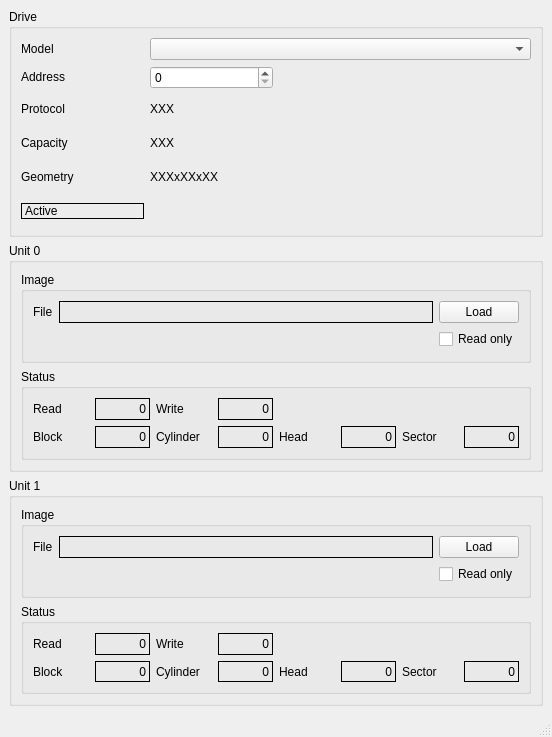
<?xml version="1.0" encoding="UTF-8"?>
<ui version="4.0">
 <class>MainWindow</class>
 <widget class="QMainWindow" name="MainWindow">
  <property name="geometry">
   <rect>
    <x>0</x>
    <y>0</y>
    <width>552</width>
    <height>737</height>
   </rect>
  </property>
  <property name="windowTitle">
   <string>HP disk simulator v1.0</string>
  </property>
  <widget class="QWidget" name="centralwidget">
   <layout class="QVBoxLayout" name="verticalLayout">
    <item>
     <widget class="QGroupBox" name="drive">
      <property name="title">
       <string>Drive</string>
      </property>
      <layout class="QGridLayout" name="gridLayout">
       <item row="3" column="0" alignment="Qt::AlignVCenter">
        <widget class="QLabel" name="label_3">
         <property name="text">
          <string>Protocol</string>
         </property>
        </widget>
       </item>
       <item row="4" column="0" alignment="Qt::AlignVCenter">
        <widget class="QLabel" name="label_4">
         <property name="text">
          <string>Capacity</string>
         </property>
        </widget>
       </item>
       <item row="0" column="0" alignment="Qt::AlignVCenter">
        <widget class="QLabel" name="label">
         <property name="text">
          <string>Model</string>
         </property>
        </widget>
       </item>
       <item row="2" column="0" alignment="Qt::AlignVCenter">
        <widget class="QLabel" name="label_2">
         <property name="text">
          <string>Address</string>
         </property>
        </widget>
       </item>
       <item row="6" column="0" alignment="Qt::AlignVCenter">
        <widget class="QLabel" name="drive_active">
         <property name="enabled">
          <bool>true</bool>
         </property>
         <property name="frameShape">
          <enum>QFrame::Box</enum>
         </property>
         <property name="frameShadow">
          <enum>QFrame::Plain</enum>
         </property>
         <property name="text">
          <string>Active</string>
         </property>
        </widget>
       </item>
       <item row="5" column="0" alignment="Qt::AlignVCenter">
        <widget class="QLabel" name="label_6">
         <property name="text">
          <string>Geometry</string>
         </property>
        </widget>
       </item>
       <item row="0" column="1" colspan="3">
        <widget class="QComboBox" name="drive_model"/>
       </item>
       <item row="2" column="1">
        <widget class="QSpinBox" name="drive_addr">
         <property name="maximum">
          <number>7</number>
         </property>
        </widget>
       </item>
       <item row="3" column="1">
        <widget class="QLabel" name="drive_protocol">
         <property name="text">
          <string>XXX</string>
         </property>
        </widget>
       </item>
       <item row="4" column="1">
        <widget class="QLabel" name="drive_capacity">
         <property name="text">
          <string>XXX</string>
         </property>
        </widget>
       </item>
       <item row="5" column="1">
        <widget class="QLabel" name="drive_geometry">
         <property name="text">
          <string>XXXxXXxXX</string>
         </property>
        </widget>
       </item>
      </layout>
     </widget>
    </item>
    <item>
     <widget class="QGroupBox" name="unit0">
      <property name="title">
       <string>Unit 0</string>
      </property>
      <layout class="QVBoxLayout" name="verticalLayout_2">
       <item>
        <widget class="QGroupBox" name="groupBox_3">
         <property name="title">
          <string>Image</string>
         </property>
         <layout class="QGridLayout" name="gridLayout_2">
          <item row="0" column="0">
           <widget class="QLabel" name="label_10">
            <property name="text">
             <string>File</string>
            </property>
           </widget>
          </item>
          <item row="0" column="1">
           <widget class="QLabel" name="unit0_file">
            <property name="sizePolicy">
             <sizepolicy hsizetype="Preferred" vsizetype="Preferred">
              <horstretch>2</horstretch>
              <verstretch>0</verstretch>
             </sizepolicy>
            </property>
            <property name="frameShape">
             <enum>QFrame::Box</enum>
            </property>
            <property name="text">
             <string/>
            </property>
           </widget>
          </item>
          <item row="0" column="2">
           <widget class="QPushButton" name="unit0_load">
            <property name="sizePolicy">
             <sizepolicy hsizetype="Minimum" vsizetype="Fixed">
              <horstretch>0</horstretch>
              <verstretch>0</verstretch>
             </sizepolicy>
            </property>
            <property name="text">
             <string>Load</string>
            </property>
           </widget>
          </item>
          <item row="1" column="2">
           <widget class="QCheckBox" name="unit0_readonly">
            <property name="text">
             <string>Read only</string>
            </property>
           </widget>
          </item>
         </layout>
        </widget>
       </item>
       <item>
        <widget class="QGroupBox" name="groupBox_4">
         <property name="title">
          <string>Status</string>
         </property>
         <layout class="QGridLayout" name="gridLayout_3">
          <item row="0" column="0">
           <widget class="QLabel" name="label_21">
            <property name="autoFillBackground">
             <bool>false</bool>
            </property>
            <property name="frameShape">
             <enum>QFrame::NoFrame</enum>
            </property>
            <property name="text">
             <string>Read</string>
            </property>
           </widget>
          </item>
          <item row="1" column="0">
           <widget class="QLabel" name="label_14">
            <property name="text">
             <string>Block</string>
            </property>
           </widget>
          </item>
          <item row="1" column="1">
           <widget class="QLabel" name="unit0_lba">
            <property name="frameShape">
             <enum>QFrame::Box</enum>
            </property>
            <property name="text">
             <string>0</string>
            </property>
            <property name="alignment">
             <set>Qt::AlignRight|Qt::AlignTrailing|Qt::AlignVCenter</set>
            </property>
           </widget>
          </item>
          <item row="1" column="2">
           <widget class="QLabel" name="label_16">
            <property name="text">
             <string>Cylinder</string>
            </property>
           </widget>
          </item>
          <item row="1" column="3">
           <widget class="QLabel" name="unit0_cyl">
            <property name="frameShape">
             <enum>QFrame::Box</enum>
            </property>
            <property name="text">
             <string>0</string>
            </property>
            <property name="alignment">
             <set>Qt::AlignRight|Qt::AlignTrailing|Qt::AlignVCenter</set>
            </property>
           </widget>
          </item>
          <item row="1" column="4">
           <widget class="QLabel" name="label_18">
            <property name="text">
             <string>Head</string>
            </property>
           </widget>
          </item>
          <item row="1" column="5">
           <widget class="QLabel" name="unit0_head">
            <property name="frameShape">
             <enum>QFrame::Box</enum>
            </property>
            <property name="text">
             <string>0</string>
            </property>
            <property name="alignment">
             <set>Qt::AlignRight|Qt::AlignTrailing|Qt::AlignVCenter</set>
            </property>
           </widget>
          </item>
          <item row="1" column="6">
           <widget class="QLabel" name="label_20">
            <property name="text">
             <string>Sector</string>
            </property>
           </widget>
          </item>
          <item row="1" column="7">
           <widget class="QLabel" name="unit0_sec">
            <property name="frameShape">
             <enum>QFrame::Box</enum>
            </property>
            <property name="text">
             <string>0</string>
            </property>
            <property name="alignment">
             <set>Qt::AlignRight|Qt::AlignTrailing|Qt::AlignVCenter</set>
            </property>
           </widget>
          </item>
          <item row="0" column="2">
           <widget class="QLabel" name="label_23">
            <property name="frameShape">
             <enum>QFrame::NoFrame</enum>
            </property>
            <property name="text">
             <string>Write</string>
            </property>
           </widget>
          </item>
          <item row="0" column="1">
           <widget class="QLabel" name="unit0_read">
            <property name="frameShape">
             <enum>QFrame::Box</enum>
            </property>
            <property name="text">
             <string>0</string>
            </property>
            <property name="alignment">
             <set>Qt::AlignRight|Qt::AlignTrailing|Qt::AlignVCenter</set>
            </property>
           </widget>
          </item>
          <item row="0" column="3">
           <widget class="QLabel" name="unit0_write">
            <property name="frameShape">
             <enum>QFrame::Box</enum>
            </property>
            <property name="text">
             <string>0</string>
            </property>
            <property name="alignment">
             <set>Qt::AlignRight|Qt::AlignTrailing|Qt::AlignVCenter</set>
            </property>
           </widget>
          </item>
         </layout>
        </widget>
       </item>
      </layout>
     </widget>
    </item>
    <item>
     <widget class="QGroupBox" name="unit1">
      <property name="enabled">
       <bool>true</bool>
      </property>
      <property name="title">
       <string>Unit 1</string>
      </property>
      <layout class="QVBoxLayout" name="verticalLayout_3">
       <item>
        <widget class="QGroupBox" name="groupBox_6">
         <property name="title">
          <string>Image</string>
         </property>
         <layout class="QGridLayout" name="gridLayout_4">
          <item row="0" column="0">
           <widget class="QLabel" name="label_22">
            <property name="text">
             <string>File</string>
            </property>
           </widget>
          </item>
          <item row="0" column="1">
           <widget class="QLabel" name="unit1_file">
            <property name="sizePolicy">
             <sizepolicy hsizetype="Preferred" vsizetype="Preferred">
              <horstretch>2</horstretch>
              <verstretch>0</verstretch>
             </sizepolicy>
            </property>
            <property name="frameShape">
             <enum>QFrame::Box</enum>
            </property>
            <property name="text">
             <string/>
            </property>
           </widget>
          </item>
          <item row="0" column="2">
           <widget class="QPushButton" name="unit1_load">
            <property name="sizePolicy">
             <sizepolicy hsizetype="Minimum" vsizetype="Fixed">
              <horstretch>0</horstretch>
              <verstretch>0</verstretch>
             </sizepolicy>
            </property>
            <property name="text">
             <string>Load</string>
            </property>
           </widget>
          </item>
          <item row="1" column="2">
           <widget class="QCheckBox" name="unit1_readonly">
            <property name="text">
             <string>Read only</string>
            </property>
           </widget>
          </item>
         </layout>
        </widget>
       </item>
       <item>
        <widget class="QGroupBox" name="groupBox_7">
         <property name="title">
          <string>Status</string>
         </property>
         <layout class="QGridLayout" name="gridLayout_5">
          <item row="0" column="0">
           <widget class="QLabel" name="label_24">
            <property name="frameShape">
             <enum>QFrame::NoFrame</enum>
            </property>
            <property name="text">
             <string>Read</string>
            </property>
           </widget>
          </item>
          <item row="1" column="0">
           <widget class="QLabel" name="label_26">
            <property name="text">
             <string>Block</string>
            </property>
           </widget>
          </item>
          <item row="1" column="1">
           <widget class="QLabel" name="unit1_lba">
            <property name="frameShape">
             <enum>QFrame::Box</enum>
            </property>
            <property name="text">
             <string>0</string>
            </property>
            <property name="alignment">
             <set>Qt::AlignRight|Qt::AlignTrailing|Qt::AlignVCenter</set>
            </property>
           </widget>
          </item>
          <item row="1" column="2">
           <widget class="QLabel" name="label_28">
            <property name="text">
             <string>Cylinder</string>
            </property>
           </widget>
          </item>
          <item row="1" column="3">
           <widget class="QLabel" name="unit1_cyl">
            <property name="frameShape">
             <enum>QFrame::Box</enum>
            </property>
            <property name="text">
             <string>0</string>
            </property>
            <property name="alignment">
             <set>Qt::AlignRight|Qt::AlignTrailing|Qt::AlignVCenter</set>
            </property>
           </widget>
          </item>
          <item row="1" column="4">
           <widget class="QLabel" name="label_30">
            <property name="text">
             <string>Head</string>
            </property>
           </widget>
          </item>
          <item row="1" column="5">
           <widget class="QLabel" name="unit1_head">
            <property name="frameShape">
             <enum>QFrame::Box</enum>
            </property>
            <property name="text">
             <string>0</string>
            </property>
            <property name="alignment">
             <set>Qt::AlignRight|Qt::AlignTrailing|Qt::AlignVCenter</set>
            </property>
           </widget>
          </item>
          <item row="1" column="6">
           <widget class="QLabel" name="label_32">
            <property name="text">
             <string>Sector</string>
            </property>
           </widget>
          </item>
          <item row="1" column="7">
           <widget class="QLabel" name="unit1_sec">
            <property name="frameShape">
             <enum>QFrame::Box</enum>
            </property>
            <property name="text">
             <string>0</string>
            </property>
            <property name="alignment">
             <set>Qt::AlignRight|Qt::AlignTrailing|Qt::AlignVCenter</set>
            </property>
           </widget>
          </item>
          <item row="0" column="2">
           <widget class="QLabel" name="label_33">
            <property name="frameShape">
             <enum>QFrame::NoFrame</enum>
            </property>
            <property name="text">
             <string>Write</string>
            </property>
           </widget>
          </item>
          <item row="0" column="1">
           <widget class="QLabel" name="unit1_read">
            <property name="frameShape">
             <enum>QFrame::Box</enum>
            </property>
            <property name="text">
             <string>0</string>
            </property>
            <property name="alignment">
             <set>Qt::AlignRight|Qt::AlignTrailing|Qt::AlignVCenter</set>
            </property>
           </widget>
          </item>
          <item row="0" column="3">
           <widget class="QLabel" name="unit1_write">
            <property name="frameShape">
             <enum>QFrame::Box</enum>
            </property>
            <property name="text">
             <string>0</string>
            </property>
            <property name="alignment">
             <set>Qt::AlignRight|Qt::AlignTrailing|Qt::AlignVCenter</set>
            </property>
           </widget>
          </item>
         </layout>
        </widget>
       </item>
      </layout>
     </widget>
    </item>
   </layout>
  </widget>
  <widget class="QStatusBar" name="statusbar"/>
 </widget>
 <tabstops>
  <tabstop>drive_model</tabstop>
  <tabstop>drive_addr</tabstop>
  <tabstop>unit0_load</tabstop>
  <tabstop>unit0_readonly</tabstop>
  <tabstop>unit1_load</tabstop>
  <tabstop>unit1_readonly</tabstop>
 </tabstops>
 <resources/>
 <connections>
  <connection>
   <sender>drive_addr</sender>
   <signal>valueChanged(int)</signal>
   <receiver>MainWindow</receiver>
   <slot>set_address(int)</slot>
   <hints>
    <hint type="sourcelabel">
     <x>253</x>
     <y>99</y>
    </hint>
    <hint type="destinationlabel">
     <x>676</x>
     <y>145</y>
    </hint>
   </hints>
  </connection>
  <connection>
   <sender>drive_model</sender>
   <signal>currentIndexChanged(int)</signal>
   <receiver>MainWindow</receiver>
   <slot>set_model(int)</slot>
   <hints>
    <hint type="sourcelabel">
     <x>447</x>
     <y>59</y>
    </hint>
    <hint type="destinationlabel">
     <x>758</x>
     <y>75</y>
    </hint>
   </hints>
  </connection>
 </connections>
 <slots>
  <slot>slot1()</slot>
  <slot>set_address(int)</slot>
  <slot>set_model(int)</slot>
  <slot>load_image0()</slot>
  <slot>load_image1()</slot>
  <slot>unload_image0()</slot>
  <slot>unload_image1()</slot>
 </slots>
</ui>
